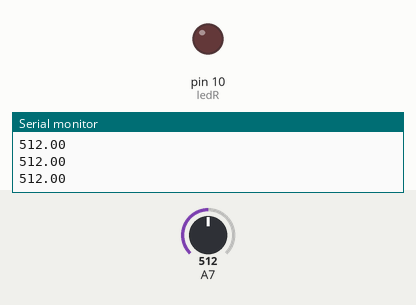
This sketch was run on a simulated Arduino Mega 2560, built with avr-gcc and run on an emulated ATmega2560. On the bench: output pins drawn as LEDs (lit = HIGH), the last lines printed to the serial monitor. Inputs (shaded band) come from the test bench; at power-on: A7 = 512.

Above: at 2.0 s.
2.1 s: A7 set to 988
3.6 s: A7 set to 1015
At 4.1 s:
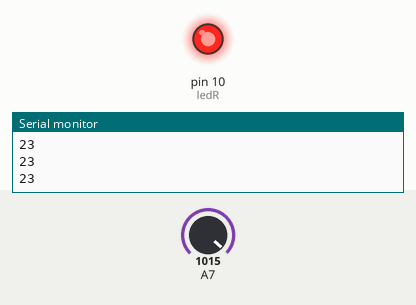
5.2 s: A7 set to 990
At 6.5 s:
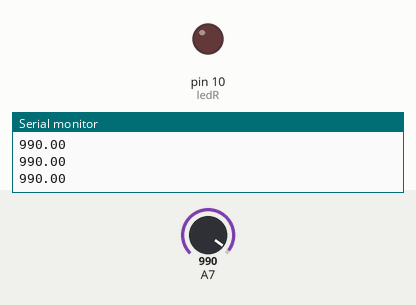
6.8 s: A7 set to 1010
At 8.3 s:
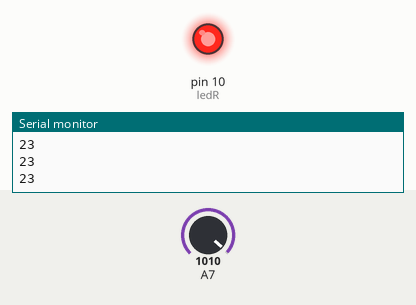
Timing chart, 0 to 9.4 s (numbered marks = the images above; inputs shaded):
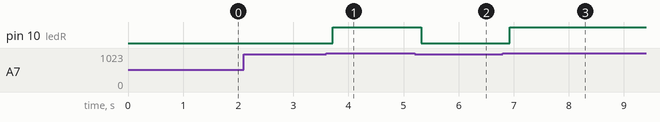

Measured:
- the behaviour switches between 1000 and 1001 on A7 (found by bisection; images 0 and 1)
- after the input at 3.6 s, pin 10 (ledR): LOW → HIGH after 0.12 s
- after the input at 5.2 s, pin 10 (ledR): HIGH → LOW after 0.12 s
- after the input at 6.8 s, pin 10 (ledR): LOW → HIGH after 0.13 s

The sketch:

McWhorter17_whileLPot_LED.ino
```cpp
int j;
int DT = 100;
int potPin = 23;
int ledR = 10;
float potVal;

void setup() {
  // put your setup code here, to run once:
Serial.begin(9600);
pinMode(potPin, INPUT);
pinMode(ledR, OUTPUT);
}

void loop() {
  // put your main code here, to run repeatedly:
potVal = analogRead(potPin);
Serial.println(potVal);
delay(DT);

while (potVal > 1000) {
  digitalWrite(ledR, HIGH);
  potVal =analogRead(potPin);
  Serial.println(potPin);
  delay(DT);
}
digitalWrite(ledR, LOW);
while (j <= 10) {
  Serial.println(j);
  j = j+1;
  delay(DT);
}
Serial.println();
}
```
